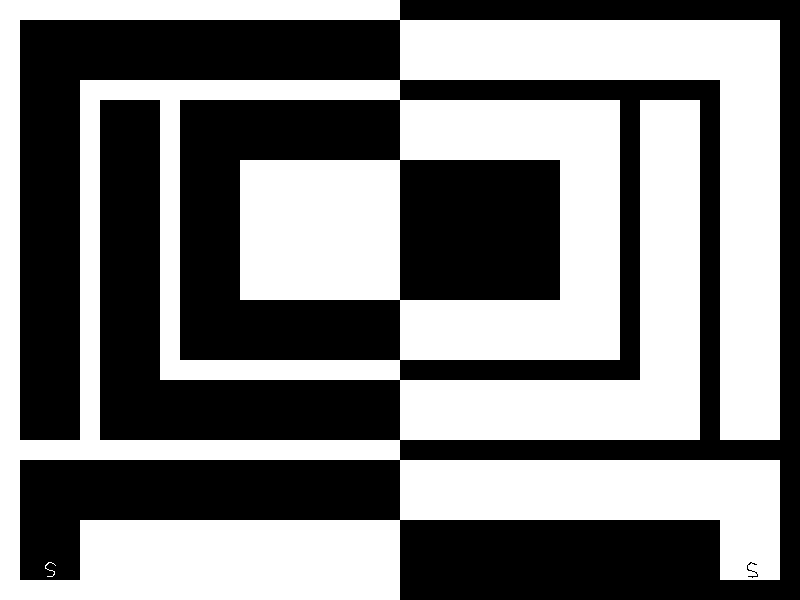

Rendered tile map (Tiled .tmx) drawn with the repository's tilesets; below, a short description and the map source with its tile grids summarised:
An orthogonal 40x30 tile map with 20x20 px tiles, 1 tile layer (a), 2 hidden layers not drawn, 4 tilesets.

<map version="1.0" orientation="orthogonal" width="40" height="30" tilewidth="20" tileheight="20">
 <tileset firstgid="1" source="mirrorExit.tsx" />
 <tileset firstgid="4" source="mirrorsAlt.tsx" />
 <tileset firstgid="7" source="mirrorsSpawn.tsx" />
 <tileset firstgid="10" source="mirrorsTiles.tsx" />
 <layer name="a" width="40" height="30">
  <data>[1200 cells, 1200 non-empty, 4 distinct tile ids]</data>
 </layer>
 <layer name="b" width="40" height="30" visible="0">
  <data>[1200 cells, 1200 non-empty, 4 distinct tile ids]</data>
 </layer>
 <layer name="c" width="40" height="30" visible="0">
  <data>[1200 cells, 1200 non-empty, 3 distinct tile ids]</data>
 </layer>
</map>
